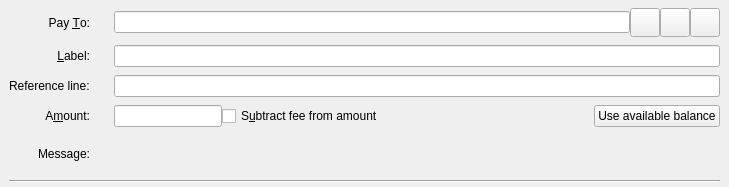
<?xml version="1.0" encoding="UTF-8"?>
<ui version="4.0">
 <class>SendCoinsEntry</class>
 <widget class="QStackedWidget" name="SendCoinsEntry">
  <property name="geometry">
   <rect>
    <x>0</x>
    <y>0</y>
    <width>729</width>
    <height>187</height>
   </rect>
  </property>
  <property name="focusPolicy">
   <enum>Qt::TabFocus</enum>
  </property>
  <property name="autoFillBackground">
   <bool>false</bool>
  </property>
  <widget class="QFrame" name="SendCoins">
   <property name="toolTip">
    <string>This is a normal payment.</string>
   </property>
   <property name="frameShape">
    <enum>QFrame::NoFrame</enum>
   </property>
   <layout class="QGridLayout" name="gridLayout">
    <property name="topMargin">
     <number>8</number>
    </property>
    <property name="bottomMargin">
     <number>4</number>
    </property>
    <property name="horizontalSpacing">
     <number>12</number>
    </property>
    <property name="verticalSpacing">
     <number>8</number>
    </property>
    <item row="0" column="0">
     <widget class="QLabel" name="payToLabel">
      <property name="text">
       <string>Pay &amp;To:</string>
      </property>
      <property name="alignment">
       <set>Qt::AlignRight|Qt::AlignTrailing|Qt::AlignVCenter</set>
      </property>
      <property name="buddy">
       <cstring>payTo</cstring>
      </property>
     </widget>
    </item>
    <item row="0" column="2">
     <layout class="QHBoxLayout" name="payToLayout">
      <property name="spacing">
       <number>0</number>
      </property>
      <item>
       <widget class="QValidatedLineEdit" name="payTo">
        <property name="toolTip">
         <string>The Bitcash address to send the payment to</string>
        </property>
       </widget>
      </item>
      <item>
       <widget class="QToolButton" name="addressBookButton">
        <property name="toolTip">
         <string>Choose previously used address</string>
        </property>
        <property name="text">
         <string/>
        </property>
        <property name="icon">
         <iconset resource="../bitcash.qrc">
          <normaloff>:/icons/address-book</normaloff>:/icons/address-book</iconset>
        </property>
        <property name="iconSize">
         <size>
          <width>22</width>
          <height>22</height>
         </size>
        </property>
        <property name="shortcut">
         <string>Alt+A</string>
        </property>
       </widget>
      </item>
      <item>
       <widget class="QToolButton" name="pasteButton">
        <property name="toolTip">
         <string>Paste address from clipboard</string>
        </property>
        <property name="text">
         <string/>
        </property>
        <property name="icon">
         <iconset resource="../bitcash.qrc">
          <normaloff>:/icons/editpaste</normaloff>:/icons/editpaste</iconset>
        </property>
        <property name="iconSize">
         <size>
          <width>22</width>
          <height>22</height>
         </size>
        </property>
        <property name="shortcut">
         <string>Alt+P</string>
        </property>
       </widget>
      </item>
      <item>
       <widget class="QToolButton" name="deleteButton">
        <property name="toolTip">
         <string>Remove this entry</string>
        </property>
        <property name="text">
         <string/>
        </property>
        <property name="icon">
         <iconset resource="../bitcash.qrc">
          <normaloff>:/icons/remove</normaloff>:/icons/remove</iconset>
        </property>
        <property name="iconSize">
         <size>
          <width>22</width>
          <height>22</height>
         </size>
        </property>
       </widget>
      </item>
     </layout>
    </item>
    <item row="2" column="0">
     <widget class="QLabel" name="labellLabel">
      <property name="text">
       <string>&amp;Label:</string>
      </property>
      <property name="alignment">
       <set>Qt::AlignRight|Qt::AlignTrailing|Qt::AlignVCenter</set>
      </property>
      <property name="buddy">
       <cstring>addAsLabel</cstring>
      </property>
     </widget>
    </item>
    <item row="2" column="2">
     <widget class="QLineEdit" name="addAsLabel">
      <property name="toolTip">
       <string>Enter a label for this address to add it to the list of used addresses</string>
      </property>
     </widget>
    </item>
    <item row="4" column="0">
     <widget class="QLabel" name="amountLabel">
      <property name="text">
       <string>A&amp;mount:</string>
      </property>
      <property name="alignment">
       <set>Qt::AlignRight|Qt::AlignTrailing|Qt::AlignVCenter</set>
      </property>
      <property name="buddy">
       <cstring>payAmount</cstring>
      </property>
     </widget>
    </item>
    <item row="4" column="2">
     <layout class="QHBoxLayout" name="horizontalLayoutAmount" stretch="0,1,0">
      <item>
       <widget class="BitcashAmountField" name="payAmount"/>
      </item>
      <item>
       <widget class="QCheckBox" name="checkboxSubtractFeeFromAmount">
        <property name="toolTip">
         <string>The fee will be deducted from the amount being sent. The recipient will receive less bitcashs than you enter in the amount field. If multiple recipients are selected, the fee is split equally.</string>
        </property>
        <property name="text">
         <string>S&amp;ubtract fee from amount</string>
        </property>
       </widget>
      </item>
      <item>
       <widget class="QPushButton" name="useAvailableBalanceButton">
        <property name="text">
         <string>Use available balance</string>
        </property>
       </widget>
      </item>
     </layout>
    </item>
    <item row="5" column="0">
     <widget class="QLabel" name="messageLabel">
      <property name="text">
       <string>Message:</string>
      </property>
      <property name="alignment">
       <set>Qt::AlignRight|Qt::AlignTrailing|Qt::AlignVCenter</set>
      </property>
     </widget>
    </item>
    <item row="5" column="2">
     <widget class="QLabel" name="messageTextLabel">
      <property name="toolTip">
       <string>A message that was attached to the bitcash: URI which will be stored with the transaction for your reference. Note: This message will not be sent over the Bitcash network.</string>
      </property>
      <property name="textFormat">
       <enum>Qt::PlainText</enum>
      </property>
     </widget>
    </item>
    <item row="6" column="0" colspan="3">
     <widget class="Line" name="line">
      <property name="orientation">
       <enum>Qt::Horizontal</enum>
      </property>
     </widget>
    </item>
    <item row="3" column="2">
     <widget class="QLineEdit" name="referencelineEdit"/>
    </item>
    <item row="3" column="0">
     <widget class="QLabel" name="label">
      <property name="text">
       <string>Reference line:</string>
      </property>
     </widget>
    </item>
   </layout>
  </widget>
  <widget class="QFrame" name="SendCoins_UnauthenticatedPaymentRequest">
   <property name="palette">
    <palette>
     <active>
      <colorrole role="WindowText">
       <brush brushstyle="SolidPattern">
        <color alpha="255">
         <red>0</red>
         <green>0</green>
         <blue>0</blue>
        </color>
       </brush>
      </colorrole>
      <colorrole role="Button">
       <brush brushstyle="SolidPattern">
        <color alpha="255">
         <red>255</red>
         <green>255</green>
         <blue>127</blue>
        </color>
       </brush>
      </colorrole>
      <colorrole role="Light">
       <brush brushstyle="SolidPattern">
        <color alpha="255">
         <red>255</red>
         <green>255</green>
         <blue>255</blue>
        </color>
       </brush>
      </colorrole>
      <colorrole role="Midlight">
       <brush brushstyle="SolidPattern">
        <color alpha="255">
         <red>255</red>
         <green>255</green>
         <blue>191</blue>
        </color>
       </brush>
      </colorrole>
      <colorrole role="Dark">
       <brush brushstyle="SolidPattern">
        <color alpha="255">
         <red>127</red>
         <green>127</green>
         <blue>63</blue>
        </color>
       </brush>
      </colorrole>
      <colorrole role="Mid">
       <brush brushstyle="SolidPattern">
        <color alpha="255">
         <red>170</red>
         <green>170</green>
         <blue>84</blue>
        </color>
       </brush>
      </colorrole>
      <colorrole role="Text">
       <brush brushstyle="SolidPattern">
        <color alpha="255">
         <red>0</red>
         <green>0</green>
         <blue>0</blue>
        </color>
       </brush>
      </colorrole>
      <colorrole role="BrightText">
       <brush brushstyle="SolidPattern">
        <color alpha="255">
         <red>255</red>
         <green>255</green>
         <blue>255</blue>
        </color>
       </brush>
      </colorrole>
      <colorrole role="ButtonText">
       <brush brushstyle="SolidPattern">
        <color alpha="255">
         <red>0</red>
         <green>0</green>
         <blue>0</blue>
        </color>
       </brush>
      </colorrole>
      <colorrole role="Base">
       <brush brushstyle="SolidPattern">
        <color alpha="255">
         <red>255</red>
         <green>255</green>
         <blue>255</blue>
        </color>
       </brush>
      </colorrole>
      <colorrole role="Window">
       <brush brushstyle="SolidPattern">
        <color alpha="255">
         <red>255</red>
         <green>255</green>
         <blue>127</blue>
        </color>
       </brush>
      </colorrole>
      <colorrole role="Shadow">
       <brush brushstyle="SolidPattern">
        <color alpha="255">
         <red>0</red>
         <green>0</green>
         <blue>0</blue>
        </color>
       </brush>
      </colorrole>
      <colorrole role="AlternateBase">
       <brush brushstyle="SolidPattern">
        <color alpha="255">
         <red>255</red>
         <green>255</green>
         <blue>191</blue>
        </color>
       </brush>
      </colorrole>
      <colorrole role="ToolTipBase">
       <brush brushstyle="SolidPattern">
        <color alpha="255">
         <red>255</red>
         <green>255</green>
         <blue>220</blue>
        </color>
       </brush>
      </colorrole>
      <colorrole role="ToolTipText">
       <brush brushstyle="SolidPattern">
        <color alpha="255">
         <red>0</red>
         <green>0</green>
         <blue>0</blue>
        </color>
       </brush>
      </colorrole>
     </active>
     <inactive>
      <colorrole role="WindowText">
       <brush brushstyle="SolidPattern">
        <color alpha="255">
         <red>0</red>
         <green>0</green>
         <blue>0</blue>
        </color>
       </brush>
      </colorrole>
      <colorrole role="Button">
       <brush brushstyle="SolidPattern">
        <color alpha="255">
         <red>255</red>
         <green>255</green>
         <blue>127</blue>
        </color>
       </brush>
      </colorrole>
      <colorrole role="Light">
       <brush brushstyle="SolidPattern">
        <color alpha="255">
         <red>255</red>
         <green>255</green>
         <blue>255</blue>
        </color>
       </brush>
      </colorrole>
      <colorrole role="Midlight">
       <brush brushstyle="SolidPattern">
        <color alpha="255">
         <red>255</red>
         <green>255</green>
         <blue>191</blue>
        </color>
       </brush>
      </colorrole>
      <colorrole role="Dark">
       <brush brushstyle="SolidPattern">
        <color alpha="255">
         <red>127</red>
         <green>127</green>
         <blue>63</blue>
        </color>
       </brush>
      </colorrole>
      <colorrole role="Mid">
       <brush brushstyle="SolidPattern">
        <color alpha="255">
         <red>170</red>
         <green>170</green>
         <blue>84</blue>
        </color>
       </brush>
      </colorrole>
      <colorrole role="Text">
       <brush brushstyle="SolidPattern">
        <color alpha="255">
         <red>0</red>
         <green>0</green>
         <blue>0</blue>
        </color>
       </brush>
      </colorrole>
      <colorrole role="BrightText">
       <brush brushstyle="SolidPattern">
        <color alpha="255">
         <red>255</red>
         <green>255</green>
         <blue>255</blue>
        </color>
       </brush>
      </colorrole>
      <colorrole role="ButtonText">
       <brush brushstyle="SolidPattern">
        <color alpha="255">
         <red>0</red>
         <green>0</green>
         <blue>0</blue>
        </color>
       </brush>
      </colorrole>
      <colorrole role="Base">
       <brush brushstyle="SolidPattern">
        <color alpha="255">
         <red>255</red>
         <green>255</green>
         <blue>255</blue>
        </color>
       </brush>
      </colorrole>
      <colorrole role="Window">
       <brush brushstyle="SolidPattern">
        <color alpha="255">
         <red>255</red>
         <green>255</green>
         <blue>127</blue>
        </color>
       </brush>
      </colorrole>
      <colorrole role="Shadow">
       <brush brushstyle="SolidPattern">
        <color alpha="255">
         <red>0</red>
         <green>0</green>
         <blue>0</blue>
        </color>
       </brush>
      </colorrole>
      <colorrole role="AlternateBase">
       <brush brushstyle="SolidPattern">
        <color alpha="255">
         <red>255</red>
         <green>255</green>
         <blue>191</blue>
        </color>
       </brush>
      </colorrole>
      <colorrole role="ToolTipBase">
       <brush brushstyle="SolidPattern">
        <color alpha="255">
         <red>255</red>
         <green>255</green>
         <blue>220</blue>
        </color>
       </brush>
      </colorrole>
      <colorrole role="ToolTipText">
       <brush brushstyle="SolidPattern">
        <color alpha="255">
         <red>0</red>
         <green>0</green>
         <blue>0</blue>
        </color>
       </brush>
      </colorrole>
     </inactive>
     <disabled>
      <colorrole role="WindowText">
       <brush brushstyle="SolidPattern">
        <color alpha="255">
         <red>127</red>
         <green>127</green>
         <blue>63</blue>
        </color>
       </brush>
      </colorrole>
      <colorrole role="Button">
       <brush brushstyle="SolidPattern">
        <color alpha="255">
         <red>255</red>
         <green>255</green>
         <blue>127</blue>
        </color>
       </brush>
      </colorrole>
      <colorrole role="Light">
       <brush brushstyle="SolidPattern">
        <color alpha="255">
         <red>255</red>
         <green>255</green>
         <blue>255</blue>
        </color>
       </brush>
      </colorrole>
      <colorrole role="Midlight">
       <brush brushstyle="SolidPattern">
        <color alpha="255">
         <red>255</red>
         <green>255</green>
         <blue>191</blue>
        </color>
       </brush>
      </colorrole>
      <colorrole role="Dark">
       <brush brushstyle="SolidPattern">
        <color alpha="255">
         <red>127</red>
         <green>127</green>
         <blue>63</blue>
        </color>
       </brush>
      </colorrole>
      <colorrole role="Mid">
       <brush brushstyle="SolidPattern">
        <color alpha="255">
         <red>170</red>
         <green>170</green>
         <blue>84</blue>
        </color>
       </brush>
      </colorrole>
      <colorrole role="Text">
       <brush brushstyle="SolidPattern">
        <color alpha="255">
         <red>127</red>
         <green>127</green>
         <blue>63</blue>
        </color>
       </brush>
      </colorrole>
      <colorrole role="BrightText">
       <brush brushstyle="SolidPattern">
        <color alpha="255">
         <red>255</red>
         <green>255</green>
         <blue>255</blue>
        </color>
       </brush>
      </colorrole>
      <colorrole role="ButtonText">
       <brush brushstyle="SolidPattern">
        <color alpha="255">
         <red>127</red>
         <green>127</green>
         <blue>63</blue>
        </color>
       </brush>
      </colorrole>
      <colorrole role="Base">
       <brush brushstyle="SolidPattern">
        <color alpha="255">
         <red>255</red>
         <green>255</green>
         <blue>127</blue>
        </color>
       </brush>
      </colorrole>
      <colorrole role="Window">
       <brush brushstyle="SolidPattern">
        <color alpha="255">
         <red>255</red>
         <green>255</green>
         <blue>127</blue>
        </color>
       </brush>
      </colorrole>
      <colorrole role="Shadow">
       <brush brushstyle="SolidPattern">
        <color alpha="255">
         <red>0</red>
         <green>0</green>
         <blue>0</blue>
        </color>
       </brush>
      </colorrole>
      <colorrole role="AlternateBase">
       <brush brushstyle="SolidPattern">
        <color alpha="255">
         <red>255</red>
         <green>255</green>
         <blue>127</blue>
        </color>
       </brush>
      </colorrole>
      <colorrole role="ToolTipBase">
       <brush brushstyle="SolidPattern">
        <color alpha="255">
         <red>255</red>
         <green>255</green>
         <blue>220</blue>
        </color>
       </brush>
      </colorrole>
      <colorrole role="ToolTipText">
       <brush brushstyle="SolidPattern">
        <color alpha="255">
         <red>0</red>
         <green>0</green>
         <blue>0</blue>
        </color>
       </brush>
      </colorrole>
     </disabled>
    </palette>
   </property>
   <property name="toolTip">
    <string>This is an unauthenticated payment request.</string>
   </property>
   <property name="autoFillBackground">
    <bool>true</bool>
   </property>
   <property name="frameShape">
    <enum>QFrame::NoFrame</enum>
   </property>
   <layout class="QGridLayout" name="gridLayout_is">
    <property name="spacing">
     <number>12</number>
    </property>
    <item row="0" column="0">
     <widget class="QLabel" name="payToLabel_is">
      <property name="text">
       <string>Pay To:</string>
      </property>
      <property name="alignment">
       <set>Qt::AlignRight|Qt::AlignTrailing|Qt::AlignVCenter</set>
      </property>
     </widget>
    </item>
    <item row="0" column="1">
     <layout class="QHBoxLayout" name="payToLayout_is">
      <property name="spacing">
       <number>0</number>
      </property>
      <item>
       <widget class="QLabel" name="payTo_is"/>
      </item>
      <item>
       <widget class="QToolButton" name="deleteButton_is">
        <property name="toolTip">
         <string>Remove this entry</string>
        </property>
        <property name="text">
         <string/>
        </property>
        <property name="icon">
         <iconset resource="../bitcash.qrc">
          <normaloff>:/icons/remove</normaloff>:/icons/remove</iconset>
        </property>
       </widget>
      </item>
     </layout>
    </item>
    <item row="1" column="0">
     <widget class="QLabel" name="memoLabel_is">
      <property name="text">
       <string>Memo:</string>
      </property>
      <property name="alignment">
       <set>Qt::AlignRight|Qt::AlignTrailing|Qt::AlignVCenter</set>
      </property>
     </widget>
    </item>
    <item row="1" column="1">
     <widget class="QLabel" name="memoTextLabel_is">
      <property name="textFormat">
       <enum>Qt::PlainText</enum>
      </property>
     </widget>
    </item>
    <item row="2" column="0">
     <widget class="QLabel" name="amountLabel_is">
      <property name="text">
       <string>A&amp;mount:</string>
      </property>
      <property name="alignment">
       <set>Qt::AlignRight|Qt::AlignTrailing|Qt::AlignVCenter</set>
      </property>
      <property name="buddy">
       <cstring>payAmount_is</cstring>
      </property>
     </widget>
    </item>
    <item row="2" column="1">
     <widget class="BitcashAmountField" name="payAmount_is">
      <property name="acceptDrops">
       <bool>false</bool>
      </property>
     </widget>
    </item>
   </layout>
  </widget>
  <widget class="QFrame" name="SendCoins_AuthenticatedPaymentRequest">
   <property name="palette">
    <palette>
     <active>
      <colorrole role="WindowText">
       <brush brushstyle="SolidPattern">
        <color alpha="255">
         <red>0</red>
         <green>0</green>
         <blue>0</blue>
        </color>
       </brush>
      </colorrole>
      <colorrole role="Button">
       <brush brushstyle="SolidPattern">
        <color alpha="255">
         <red>140</red>
         <green>232</green>
         <blue>119</blue>
        </color>
       </brush>
      </colorrole>
      <colorrole role="Light">
       <brush brushstyle="SolidPattern">
        <color alpha="255">
         <red>230</red>
         <green>255</green>
         <blue>224</blue>
        </color>
       </brush>
      </colorrole>
      <colorrole role="Midlight">
       <brush brushstyle="SolidPattern">
        <color alpha="255">
         <red>185</red>
         <green>243</green>
         <blue>171</blue>
        </color>
       </brush>
      </colorrole>
      <colorrole role="Dark">
       <brush brushstyle="SolidPattern">
        <color alpha="255">
         <red>70</red>
         <green>116</green>
         <blue>59</blue>
        </color>
       </brush>
      </colorrole>
      <colorrole role="Mid">
       <brush brushstyle="SolidPattern">
        <color alpha="255">
         <red>93</red>
         <green>155</green>
         <blue>79</blue>
        </color>
       </brush>
      </colorrole>
      <colorrole role="Text">
       <brush brushstyle="SolidPattern">
        <color alpha="255">
         <red>0</red>
         <green>0</green>
         <blue>0</blue>
        </color>
       </brush>
      </colorrole>
      <colorrole role="BrightText">
       <brush brushstyle="SolidPattern">
        <color alpha="255">
         <red>155</red>
         <green>255</green>
         <blue>147</blue>
        </color>
       </brush>
      </colorrole>
      <colorrole role="ButtonText">
       <brush brushstyle="SolidPattern">
        <color alpha="255">
         <red>0</red>
         <green>0</green>
         <blue>0</blue>
        </color>
       </brush>
      </colorrole>
      <colorrole role="Base">
       <brush brushstyle="SolidPattern">
        <color alpha="255">
         <red>119</red>
         <green>255</green>
         <blue>233</blue>
        </color>
       </brush>
      </colorrole>
      <colorrole role="Window">
       <brush brushstyle="SolidPattern">
        <color alpha="255">
         <red>140</red>
         <green>232</green>
         <blue>119</blue>
        </color>
       </brush>
      </colorrole>
      <colorrole role="Shadow">
       <brush brushstyle="SolidPattern">
        <color alpha="255">
         <red>0</red>
         <green>0</green>
         <blue>0</blue>
        </color>
       </brush>
      </colorrole>
      <colorrole role="AlternateBase">
       <brush brushstyle="SolidPattern">
        <color alpha="255">
         <red>197</red>
         <green>243</green>
         <blue>187</blue>
        </color>
       </brush>
      </colorrole>
      <colorrole role="NoRole">
       <brush brushstyle="SolidPattern">
        <color alpha="255">
         <red>125</red>
         <green>194</green>
         <blue>122</blue>
        </color>
       </brush>
      </colorrole>
      <colorrole role="ToolTipBase">
       <brush brushstyle="SolidPattern">
        <color alpha="255">
         <red>255</red>
         <green>255</green>
         <blue>220</blue>
        </color>
       </brush>
      </colorrole>
      <colorrole role="ToolTipText">
       <brush brushstyle="SolidPattern">
        <color alpha="255">
         <red>0</red>
         <green>0</green>
         <blue>0</blue>
        </color>
       </brush>
      </colorrole>
     </active>
     <inactive>
      <colorrole role="WindowText">
       <brush brushstyle="SolidPattern">
        <color alpha="255">
         <red>0</red>
         <green>0</green>
         <blue>0</blue>
        </color>
       </brush>
      </colorrole>
      <colorrole role="Button">
       <brush brushstyle="SolidPattern">
        <color alpha="255">
         <red>140</red>
         <green>232</green>
         <blue>119</blue>
        </color>
       </brush>
      </colorrole>
      <colorrole role="Light">
       <brush brushstyle="SolidPattern">
        <color alpha="255">
         <red>230</red>
         <green>255</green>
         <blue>224</blue>
        </color>
       </brush>
      </colorrole>
      <colorrole role="Midlight">
       <brush brushstyle="SolidPattern">
        <color alpha="255">
         <red>185</red>
         <green>243</green>
         <blue>171</blue>
        </color>
       </brush>
      </colorrole>
      <colorrole role="Dark">
       <brush brushstyle="SolidPattern">
        <color alpha="255">
         <red>70</red>
         <green>116</green>
         <blue>59</blue>
        </color>
       </brush>
      </colorrole>
      <colorrole role="Mid">
       <brush brushstyle="SolidPattern">
        <color alpha="255">
         <red>93</red>
         <green>155</green>
         <blue>79</blue>
        </color>
       </brush>
      </colorrole>
      <colorrole role="Text">
       <brush brushstyle="SolidPattern">
        <color alpha="255">
         <red>0</red>
         <green>0</green>
         <blue>0</blue>
        </color>
       </brush>
      </colorrole>
      <colorrole role="BrightText">
       <brush brushstyle="SolidPattern">
        <color alpha="255">
         <red>155</red>
         <green>255</green>
         <blue>147</blue>
        </color>
       </brush>
      </colorrole>
      <colorrole role="ButtonText">
       <brush brushstyle="SolidPattern">
        <color alpha="255">
         <red>0</red>
         <green>0</green>
         <blue>0</blue>
        </color>
       </brush>
      </colorrole>
      <colorrole role="Base">
       <brush brushstyle="SolidPattern">
        <color alpha="255">
         <red>119</red>
         <green>255</green>
         <blue>233</blue>
        </color>
       </brush>
      </colorrole>
      <colorrole role="Window">
       <brush brushstyle="SolidPattern">
        <color alpha="255">
         <red>140</red>
         <green>232</green>
         <blue>119</blue>
        </color>
       </brush>
      </colorrole>
      <colorrole role="Shadow">
       <brush brushstyle="SolidPattern">
        <color alpha="255">
         <red>0</red>
         <green>0</green>
         <blue>0</blue>
        </color>
       </brush>
      </colorrole>
      <colorrole role="AlternateBase">
       <brush brushstyle="SolidPattern">
        <color alpha="255">
         <red>197</red>
         <green>243</green>
         <blue>187</blue>
        </color>
       </brush>
      </colorrole>
      <colorrole role="NoRole">
       <brush brushstyle="SolidPattern">
        <color alpha="255">
         <red>125</red>
         <green>194</green>
         <blue>122</blue>
        </color>
       </brush>
      </colorrole>
      <colorrole role="ToolTipBase">
       <brush brushstyle="SolidPattern">
        <color alpha="255">
         <red>255</red>
         <green>255</green>
         <blue>220</blue>
        </color>
       </brush>
      </colorrole>
      <colorrole role="ToolTipText">
       <brush brushstyle="SolidPattern">
        <color alpha="255">
         <red>0</red>
         <green>0</green>
         <blue>0</blue>
        </color>
       </brush>
      </colorrole>
     </inactive>
     <disabled>
      <colorrole role="WindowText">
       <brush brushstyle="SolidPattern">
        <color alpha="255">
         <red>70</red>
         <green>116</green>
         <blue>59</blue>
        </color>
       </brush>
      </colorrole>
      <colorrole role="Button">
       <brush brushstyle="SolidPattern">
        <color alpha="255">
         <red>140</red>
         <green>232</green>
         <blue>119</blue>
        </color>
       </brush>
      </colorrole>
      <colorrole role="Light">
       <brush brushstyle="SolidPattern">
        <color alpha="255">
         <red>230</red>
         <green>255</green>
         <blue>224</blue>
        </color>
       </brush>
      </colorrole>
      <colorrole role="Midlight">
       <brush brushstyle="SolidPattern">
        <color alpha="255">
         <red>185</red>
         <green>243</green>
         <blue>171</blue>
        </color>
       </brush>
      </colorrole>
      <colorrole role="Dark">
       <brush brushstyle="SolidPattern">
        <color alpha="255">
         <red>70</red>
         <green>116</green>
         <blue>59</blue>
        </color>
       </brush>
      </colorrole>
      <colorrole role="Mid">
       <brush brushstyle="SolidPattern">
        <color alpha="255">
         <red>93</red>
         <green>155</green>
         <blue>79</blue>
        </color>
       </brush>
      </colorrole>
      <colorrole role="Text">
       <brush brushstyle="SolidPattern">
        <color alpha="255">
         <red>70</red>
         <green>116</green>
         <blue>59</blue>
        </color>
       </brush>
      </colorrole>
      <colorrole role="BrightText">
       <brush brushstyle="SolidPattern">
        <color alpha="255">
         <red>155</red>
         <green>255</green>
         <blue>147</blue>
        </color>
       </brush>
      </colorrole>
      <colorrole role="ButtonText">
       <brush brushstyle="SolidPattern">
        <color alpha="255">
         <red>70</red>
         <green>116</green>
         <blue>59</blue>
        </color>
       </brush>
      </colorrole>
      <colorrole role="Base">
       <brush brushstyle="SolidPattern">
        <color alpha="255">
         <red>140</red>
         <green>232</green>
         <blue>119</blue>
        </color>
       </brush>
      </colorrole>
      <colorrole role="Window">
       <brush brushstyle="SolidPattern">
        <color alpha="255">
         <red>140</red>
         <green>232</green>
         <blue>119</blue>
        </color>
       </brush>
      </colorrole>
      <colorrole role="Shadow">
       <brush brushstyle="SolidPattern">
        <color alpha="255">
         <red>0</red>
         <green>0</green>
         <blue>0</blue>
        </color>
       </brush>
      </colorrole>
      <colorrole role="AlternateBase">
       <brush brushstyle="SolidPattern">
        <color alpha="255">
         <red>140</red>
         <green>232</green>
         <blue>119</blue>
        </color>
       </brush>
      </colorrole>
      <colorrole role="NoRole">
       <brush brushstyle="SolidPattern">
        <color alpha="255">
         <red>125</red>
         <green>194</green>
         <blue>122</blue>
        </color>
       </brush>
      </colorrole>
      <colorrole role="ToolTipBase">
       <brush brushstyle="SolidPattern">
        <color alpha="255">
         <red>255</red>
         <green>255</green>
         <blue>220</blue>
        </color>
       </brush>
      </colorrole>
      <colorrole role="ToolTipText">
       <brush brushstyle="SolidPattern">
        <color alpha="255">
         <red>0</red>
         <green>0</green>
         <blue>0</blue>
        </color>
       </brush>
      </colorrole>
     </disabled>
    </palette>
   </property>
   <property name="toolTip">
    <string>This is an authenticated payment request.</string>
   </property>
   <property name="autoFillBackground">
    <bool>true</bool>
   </property>
   <property name="frameShape">
    <enum>QFrame::NoFrame</enum>
   </property>
   <layout class="QGridLayout" name="gridLayout_s">
    <property name="spacing">
     <number>12</number>
    </property>
    <item row="0" column="0">
     <widget class="QLabel" name="payToLabel_s">
      <property name="text">
       <string>Pay To:</string>
      </property>
      <property name="alignment">
       <set>Qt::AlignRight|Qt::AlignTrailing|Qt::AlignVCenter</set>
      </property>
     </widget>
    </item>
    <item row="0" column="1">
     <layout class="QHBoxLayout" name="payToLayout_s">
      <property name="spacing">
       <number>0</number>
      </property>
      <item>
       <widget class="QLabel" name="payTo_s">
        <property name="textFormat">
         <enum>Qt::PlainText</enum>
        </property>
       </widget>
      </item>
      <item>
       <widget class="QToolButton" name="deleteButton_s">
        <property name="toolTip">
         <string>Remove this entry</string>
        </property>
        <property name="text">
         <string/>
        </property>
        <property name="icon">
         <iconset resource="../bitcash.qrc">
          <normaloff>:/icons/remove</normaloff>:/icons/remove</iconset>
        </property>
       </widget>
      </item>
     </layout>
    </item>
    <item row="1" column="0">
     <widget class="QLabel" name="memoLabel_s">
      <property name="text">
       <string>Memo:</string>
      </property>
      <property name="alignment">
       <set>Qt::AlignRight|Qt::AlignTrailing|Qt::AlignVCenter</set>
      </property>
     </widget>
    </item>
    <item row="1" column="1">
     <widget class="QLabel" name="memoTextLabel_s">
      <property name="textFormat">
       <enum>Qt::PlainText</enum>
      </property>
     </widget>
    </item>
    <item row="2" column="0">
     <widget class="QLabel" name="amountLabel_s">
      <property name="text">
       <string>A&amp;mount:</string>
      </property>
      <property name="alignment">
       <set>Qt::AlignRight|Qt::AlignTrailing|Qt::AlignVCenter</set>
      </property>
      <property name="buddy">
       <cstring>payAmount_s</cstring>
      </property>
     </widget>
    </item>
    <item row="2" column="1">
     <widget class="BitcashAmountField" name="payAmount_s">
      <property name="acceptDrops">
       <bool>false</bool>
      </property>
     </widget>
    </item>
   </layout>
  </widget>
 </widget>
 <customwidgets>
  <customwidget>
   <class>QValidatedLineEdit</class>
   <extends>QLineEdit</extends>
   <header>qt/qvalidatedlineedit.h</header>
  </customwidget>
  <customwidget>
   <class>BitcashAmountField</class>
   <extends>QLineEdit</extends>
   <header>qt/bitcashamountfield.h</header>
  </customwidget>
 </customwidgets>
 <tabstops>
  <tabstop>payTo</tabstop>
  <tabstop>addressBookButton</tabstop>
  <tabstop>pasteButton</tabstop>
  <tabstop>deleteButton</tabstop>
  <tabstop>addAsLabel</tabstop>
  <tabstop>payAmount</tabstop>
  <tabstop>payAmount_is</tabstop>
  <tabstop>deleteButton_is</tabstop>
  <tabstop>payAmount_s</tabstop>
  <tabstop>deleteButton_s</tabstop>
 </tabstops>
 <resources>
  <include location="../bitcash.qrc"/>
 </resources>
 <connections/>
</ui>
